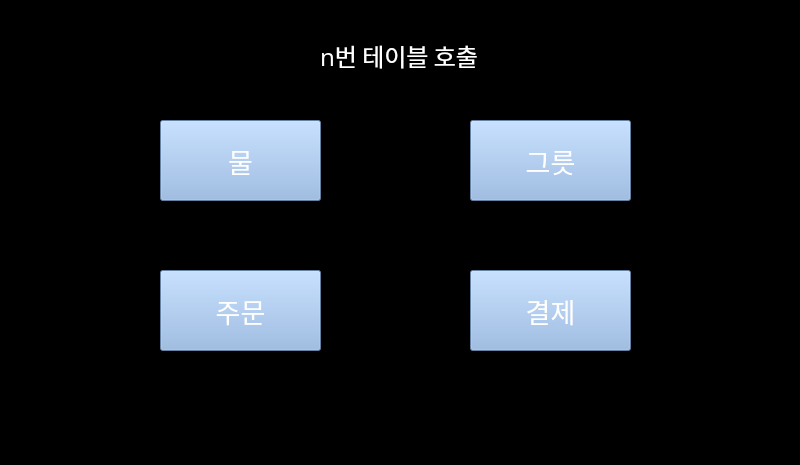
<?xml version="1.0" encoding="UTF-8"?>
<ui version="4.0">
 <class>MainWindow</class>
 <widget class="QMainWindow" name="MainWindow">
  <property name="windowModality">
   <enum>Qt::NonModal</enum>
  </property>
  <property name="geometry">
   <rect>
    <x>0</x>
    <y>0</y>
    <width>800</width>
    <height>465</height>
   </rect>
  </property>
  <property name="windowTitle">
   <string>MainWindow</string>
  </property>
  <property name="styleSheet">
   <string notr="true">background-color:rgb(0, 0, 0)</string>
  </property>
  <widget class="QWidget" name="centralwidget">
   <widget class="QLabel" name="label">
    <property name="geometry">
     <rect>
      <x>320</x>
      <y>20</y>
      <width>201</width>
      <height>71</height>
     </rect>
    </property>
    <property name="font">
     <font>
      <family>Agency FB</family>
      <pointsize>18</pointsize>
     </font>
    </property>
    <property name="styleSheet">
     <string notr="true">color:rgb(255, 255, 255)</string>
    </property>
    <property name="text">
     <string>n번 테이블 호출</string>
    </property>
   </widget>
   <widget class="QPushButton" name="btn_1">
    <property name="geometry">
     <rect>
      <x>160</x>
      <y>120</y>
      <width>161</width>
      <height>81</height>
     </rect>
    </property>
    <property name="font">
     <font>
      <family>Cambria Math</family>
      <pointsize>20</pointsize>
     </font>
    </property>
    <property name="styleSheet">
     <string notr="true">background-color:rgb(140, 179, 227);
color: rgb(255, 255, 255)
</string>
    </property>
    <property name="text">
     <string>물</string>
    </property>
   </widget>
   <widget class="QPushButton" name="btn_2">
    <property name="geometry">
     <rect>
      <x>470</x>
      <y>120</y>
      <width>161</width>
      <height>81</height>
     </rect>
    </property>
    <property name="font">
     <font>
      <family>Cambria Math</family>
      <pointsize>20</pointsize>
     </font>
    </property>
    <property name="styleSheet">
     <string notr="true">background-color:rgb(140, 179, 227);
color: rgb(255, 255, 255)
</string>
    </property>
    <property name="text">
     <string>그릇</string>
    </property>
   </widget>
   <widget class="QPushButton" name="btn_3">
    <property name="geometry">
     <rect>
      <x>160</x>
      <y>270</y>
      <width>161</width>
      <height>81</height>
     </rect>
    </property>
    <property name="font">
     <font>
      <family>Cambria Math</family>
      <pointsize>20</pointsize>
     </font>
    </property>
    <property name="styleSheet">
     <string notr="true">background-color:rgb(140, 179, 227);
color: rgb(255, 255, 255)
</string>
    </property>
    <property name="text">
     <string>주문</string>
    </property>
   </widget>
   <widget class="QPushButton" name="btn_4">
    <property name="geometry">
     <rect>
      <x>470</x>
      <y>270</y>
      <width>161</width>
      <height>81</height>
     </rect>
    </property>
    <property name="font">
     <font>
      <family>Cambria Math</family>
      <pointsize>20</pointsize>
     </font>
    </property>
    <property name="styleSheet">
     <string notr="true">background-color:rgb(140, 179, 227);
color: rgb(255, 255, 255)
</string>
    </property>
    <property name="text">
     <string>결제</string>
    </property>
   </widget>
  </widget>
  <widget class="QMenuBar" name="menubar">
   <property name="geometry">
    <rect>
     <x>0</x>
     <y>0</y>
     <width>800</width>
     <height>21</height>
    </rect>
   </property>
  </widget>
  <widget class="QStatusBar" name="statusbar"/>
 </widget>
 <resources/>
 <connections/>
</ui>
